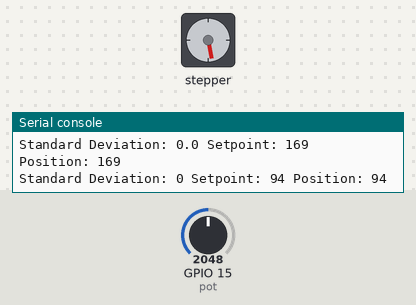
The program below on a simulated ESP32 board running MicroPython. On the bench: stepper motor, the last lines printed to the serial console. The inputs (shaded band) are chosen by the test bench; at power-on: GPIO 15 (pot) = 2048 (analog values on the 0–4095 scale).

Above: at 1.2 s.
1.3 s: GPIO 15 (pot) set to 3603
At 2.9 s:
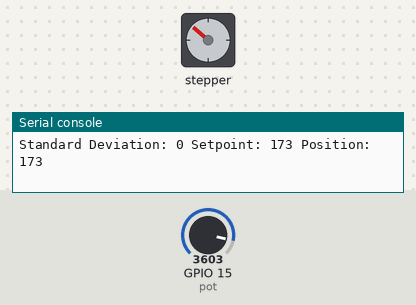
3.2 s: GPIO 15 (pot) set to 1228
At 5.0 s:
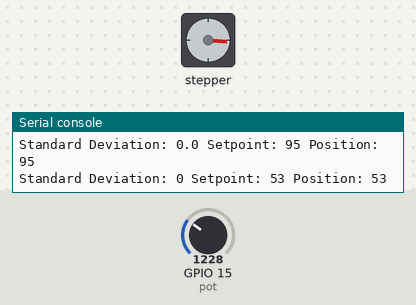
5.4 s: GPIO 15 (pot) set to 491
At 6.1 s:
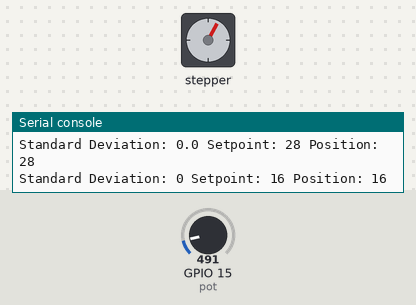
7.1 s: GPIO 15 (pot) set to 4095
At 8.8 s:
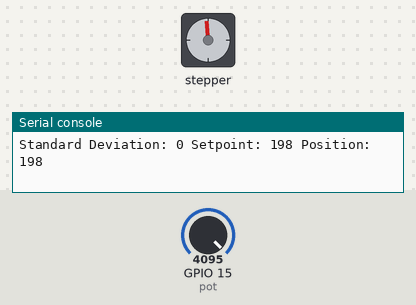
9.7 s: GPIO 15 (pot) set to 2866
At 11.2 s:
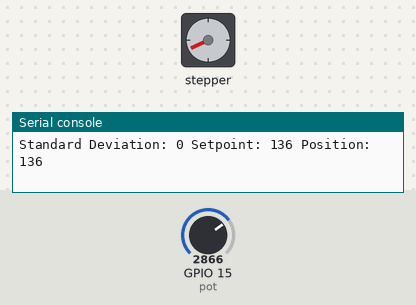
11.5 s: GPIO 15 (pot) set to 0
At 11.96 s:
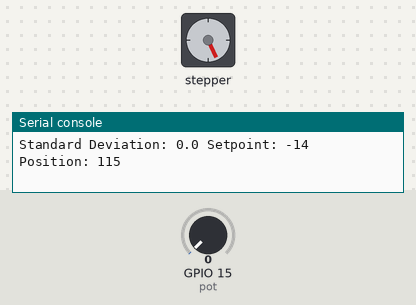
Timing chart, 0 to 14.5 s (numbered marks = the images above; inputs shaded):
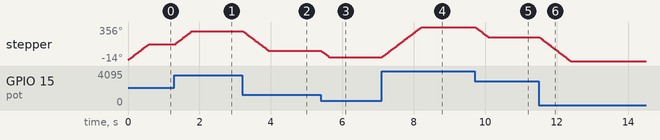

The program:

StepperPot.py
```python
from machine import ADC
from time import sleep
from stepper import Stepper
import math

pot = ADC(15)
pot.atten(ADC.ATTN_11DB)
pot.width(ADC.WIDTH_9BIT)
pot_values = []
std = 0
stepsperrev=200
speed=200

stepper = Stepper(18,19,steps_per_rev=stepsperrev,speed_sps=speed)
stepper.overwrite_pos(0)
position = 0
setpoint = 0


def getSetpoint():
    global setpoint
    global pot_values
    global position
    for i in range(-1,20):
      pot_values.append(int(round(pot.read_uv()-128000)/3000000*stepsperrev))
      mean = sum(pot_values) / len(pot_values)  # mean
      var  = sum(pow(x-mean,2) for x in pot_values) / len(pot_values)  # variance
      std  = math.sqrt(var)  # standard deviation
      maximum = max(pot_values)
      minimum = min(pot_values)

    setpoint = round(mean)
    position = stepper.get_pos()
    position_deg = int (position/stepsperrev*360)
    setpoint_deg = int(setpoint/stepsperrev*360)
    #stepper.overwrite_pos(setpoint)
    print ('Standard Deviation:', std,'Setpoint:',setpoint_deg,'Position:',position_deg)
    #print ('Mean:',mean)
    #print('Maximum:',maximum)
    #print('Minimum:',minimum)
    pot_values = []


def giveStepperCommands():
    global setpoint
    global pot_values
    global position

    while setpoint != position:
        getSetpoint()
        position = stepper.get_pos()
        pot_values = []
        stepper.track_target()
        stepper.target(setpoint)
        sleep(0.03)
        stepper.stop()
        break


        #print(pot_values)
    print ('Standard Deviation:', std,'Setpoint:',setpoint,'Position:',position)
    pot_values = []


while True:
    getSetpoint()
    giveStepperCommands()


  
```

Measured:
- after the input at 1.3 s, stepper: turns 142° clockwise in 0.48 s, starting at once
- after the input at 3.2 s, stepper: turns 216° counter-clockwise in 0.74 s, starting at once
- after the input at 5.4 s, stepper: turns 66° counter-clockwise in 0.22 s, starting at once
- after the input at 7.1 s, stepper: turns 327° clockwise in 1.1 s, starting at once
- after the input at 9.7 s, stepper: turns 111° counter-clockwise in 0.38 s, starting at once
- after the input at 11.5 s, stepper: turns 259° counter-clockwise in 0.88 s, starting at once
- by itself, stepper: turns 169° clockwise in 0.56 s
